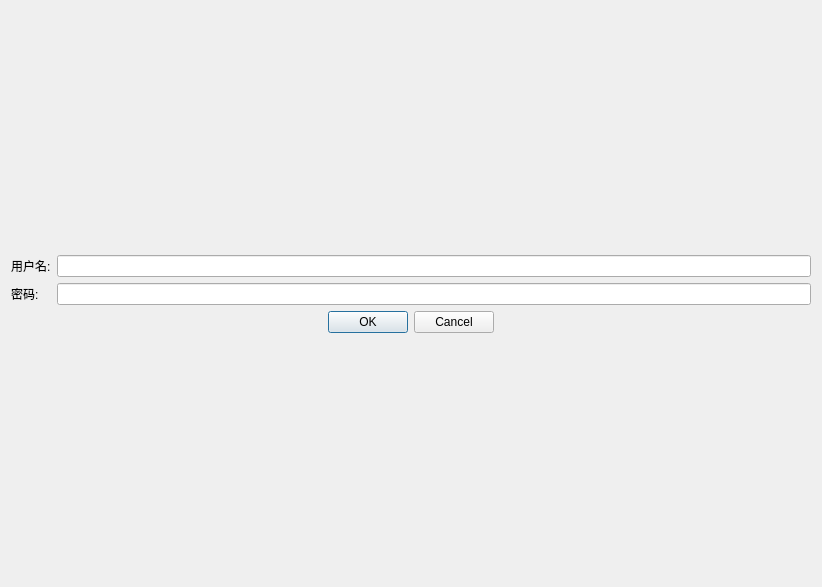
<?xml version="1.0" encoding="UTF-8"?>
<ui version="4.0">
 <class>loginDialog</class>
 <widget class="QDialog" name="loginDialog">
  <property name="geometry">
   <rect>
    <x>0</x>
    <y>0</y>
    <width>822</width>
    <height>587</height>
   </rect>
  </property>
  <property name="windowTitle">
   <string>登录</string>
  </property>
  <layout class="QVBoxLayout" name="verticalLayout">
   <item>
    <spacer name="verticalSpacer">
     <property name="orientation">
      <enum>Qt::Vertical</enum>
     </property>
     <property name="sizeHint" stdset="0">
      <size>
       <width>20</width>
       <height>213</height>
      </size>
     </property>
    </spacer>
   </item>
   <item>
    <layout class="QGridLayout" name="gridLayout">
     <item row="0" column="0">
      <widget class="QLabel" name="label">
       <property name="text">
        <string>用户名:</string>
       </property>
      </widget>
     </item>
     <item row="0" column="1">
      <widget class="QLineEdit" name="username"/>
     </item>
     <item row="1" column="0">
      <widget class="QLabel" name="label_2">
       <property name="text">
        <string>密码:</string>
       </property>
      </widget>
     </item>
     <item row="1" column="1">
      <widget class="QLineEdit" name="password">
       <property name="echoMode">
        <enum>QLineEdit::Password</enum>
       </property>
      </widget>
     </item>
    </layout>
   </item>
   <item>
    <layout class="QHBoxLayout" name="horizontalLayout">
     <item>
      <spacer name="horizontalSpacer">
       <property name="orientation">
        <enum>Qt::Horizontal</enum>
       </property>
       <property name="sizeHint" stdset="0">
        <size>
         <width>40</width>
         <height>20</height>
        </size>
       </property>
      </spacer>
     </item>
     <item>
      <widget class="QDialogButtonBox" name="loginBox">
       <property name="enabled">
        <bool>true</bool>
       </property>
       <property name="layoutDirection">
        <enum>Qt::LeftToRight</enum>
       </property>
       <property name="orientation">
        <enum>Qt::Horizontal</enum>
       </property>
       <property name="standardButtons">
        <set>QDialogButtonBox::Cancel|QDialogButtonBox::Ok</set>
       </property>
       <property name="centerButtons">
        <bool>true</bool>
       </property>
      </widget>
     </item>
     <item>
      <spacer name="horizontalSpacer_2">
       <property name="orientation">
        <enum>Qt::Horizontal</enum>
       </property>
       <property name="sizeHint" stdset="0">
        <size>
         <width>40</width>
         <height>20</height>
        </size>
       </property>
      </spacer>
     </item>
    </layout>
   </item>
   <item>
    <spacer name="verticalSpacer_2">
     <property name="orientation">
      <enum>Qt::Vertical</enum>
     </property>
     <property name="sizeHint" stdset="0">
      <size>
       <width>20</width>
       <height>212</height>
      </size>
     </property>
    </spacer>
   </item>
  </layout>
 </widget>
 <resources/>
 <connections/>
</ui>
